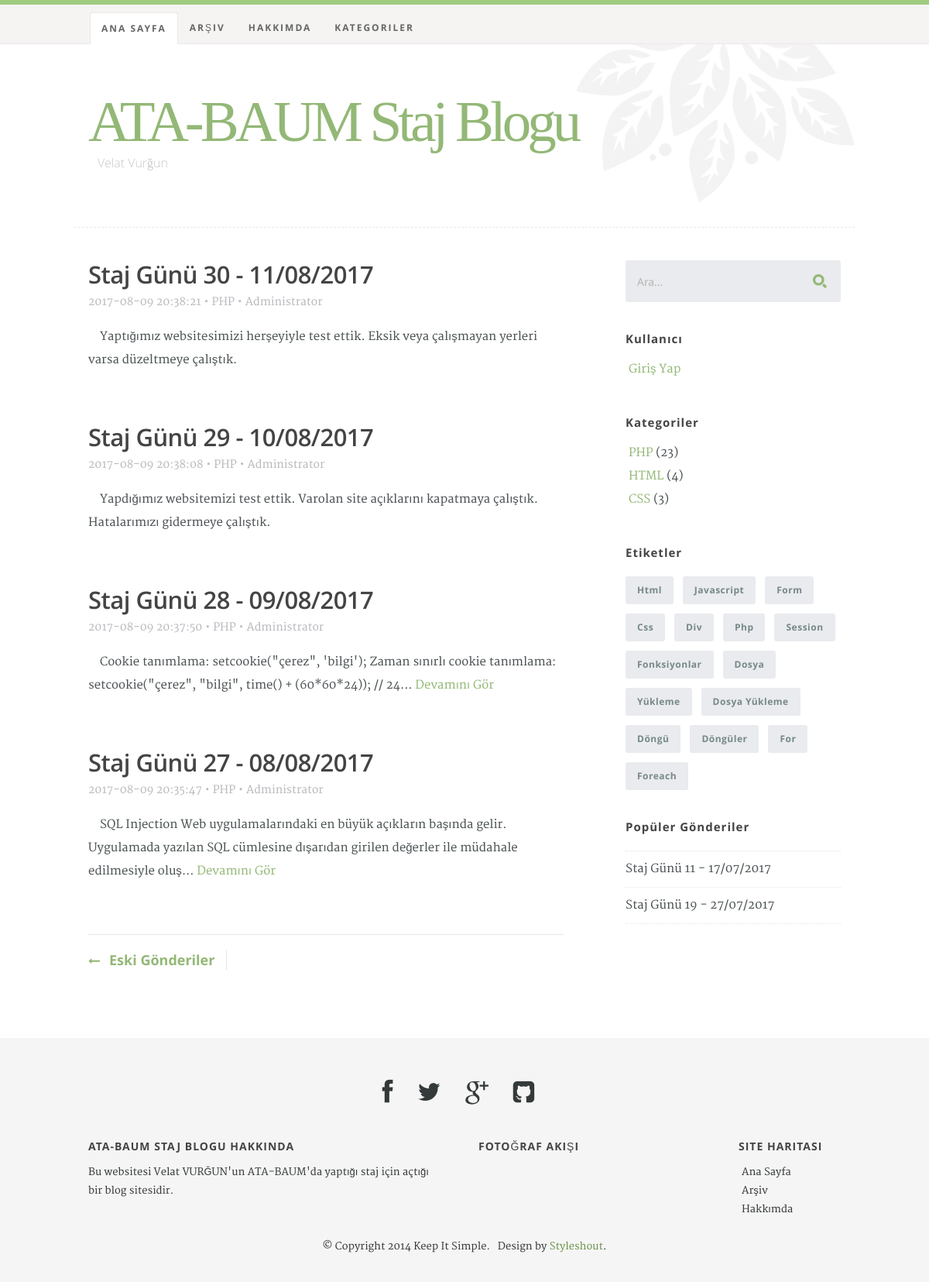
The page / on the database its author committed.
### tables this page shows
CREATE TABLE `website` (
  `id` int(11) NOT NULL,
  `site_basligi` varchar(255) NOT NULL,
  `site_slogani` varchar(255) DEFAULT NULL,
  `site_bilgisi` varchar(255) NOT NULL,
  `site_fb` varchar(255) DEFAULT NULL,
  `site_tw` varchar(255) DEFAULT NULL,
  `site_gp` varchar(255) DEFAULT NULL,
  `site_git` varchar(255) DEFAULT NULL,
  `site_inst` varchar(255) DEFAULT NULL,
  `site_flickr` varchar(255) DEFAULT NULL,
  `site_skype` varchar(255) DEFAULT NULL,
  `hakkimda` text NOT NULL
);

CREATE TABLE `menu` (
  `id` int(11) NOT NULL,
  `adi` varchar(255) NOT NULL,
  `adresi` varchar(255) NOT NULL
);

CREATE TABLE `gonderiler` (
  `id` int(11) NOT NULL,
  `baslik` varchar(255) NOT NULL,
  `icerik` text NOT NULL,
  `zaman` timestamp NOT NULL DEFAULT CURRENT_TIMESTAMP,
  `etiketler` text,
  `yazar` int(11) NOT NULL,
  `kategori` int(11) NOT NULL,
  `gosterim` tinyint(1) NOT NULL DEFAULT '1'
);

CREATE TABLE `kategoriler` (
  `id` int(11) NOT NULL,
  `ad` varchar(255) NOT NULL
);

CREATE TABLE `kullanicilar` (
  `id` int(11) NOT NULL,
  `kAd` varchar(255) NOT NULL,
  `parola` varchar(255) NOT NULL,
  `email` varchar(255) NOT NULL,
  `ad` varchar(255) NOT NULL,
  `soyad` varchar(255) DEFAULT NULL,
  `kTarih` timestamp NOT NULL DEFAULT CURRENT_TIMESTAMP,
  `tip` int(3) NOT NULL DEFAULT '0'
);

### index.php (called while the page is built)
<?php
  require_once "php/database.php";
  include_once "php/header.php";
  include_once "php/content.php";
  include_once "php/sidebar.php";
  include_once "php/footer.php";
?>

### php/functions.php (called while the page is built, shortened)
<?php
  $limitAdet=4;
  $limit='0,'.$limitAdet;
  $karakterLimiti=200;
  function sorgu_calistir($sorgu, $tur, $dizi=""){
    global $db;
    if (!empty($sorgu)) {
      switch ($tur) {
        case 1:
          return $db -> query($sorgu, PDO::FETCH_ASSOC) -> fetch();
          break;
        case 2:
          return $db -> query($sorgu, PDO::FETCH_ASSOC) -> fetchAll();
          break;
      }
    }
  }
?>

### php/content.php (the view, shortened to what this page needs)
<div id="content-wrap">
  <div class="row">
    <div id="main" class="eight columns">
      <?php
        if (!empty($_GET['ara'])) {
          $ara = htmlspecialchars($_GET['ara']);
          print "<h4>Arama sonuçları;</h4><hr />";
          $sorgu = "SELECT g.id, g.baslik, g.icerik, g.zaman, k.ad AS kategori, k.id AS kategoriId, kl.ad AS yazar
                    FROM gonderiler AS g
                    INNER JOIN kategoriler AS k ON g.kategori=k.id
                    INNER JOIN kullanicilar AS kl ON g.yazar=kl.id
                    WHERE g.gosterim=1 AND
                    (g.etiketler LIKE '%$ara%' OR k.ad LIKE '%$ara%' OR g.icerik LIKE '%$ara%' OR g.baslik LIKE '%$ara%' OR kl.ad LIKE '%$ara%')
                    ORDER BY zaman DESC";
        }
        else
          $sorgu = "SELECT g.id, g.baslik, g.icerik, g.zaman, k.ad AS kategori, k.id AS kategoriId, kl.ad AS yazar
                    FROM gonderiler AS g
                    INNER JOIN kategoriler AS k ON g.kategori=k.id
                    INNER JOIN kullanicilar AS kl ON g.yazar=kl.id
                    WHERE g.gosterim=1
                    ORDER BY zaman DESC
                    LIMIT $limit";
        foreach (sorgu_calistir($sorgu, 2) as $gonderi) {
      ?>
      <article class="entry">
        <header class="entry-header">
          <h2 class="entry-title">
            <a href="single.php?gonderiId=<?php print $gonderi['id']; ?>" title="<?php print $gonderi['baslik']; ?>"><?php print $gonderi['baslik']; ?></a>
          </h2>
          <div class="entry-meta">
            <ul>
              <li><?php print $gonderi['zaman']; ?></li>
              <span class="meta-sep">&bull;</span>
              <li><a href="index.php?kategoriId=<?php print $gonderi['kategoriId']; ?>" title="<?php echo $gonderi['kategori']; ?>" rel="category tag"><?php print $gonderi['kategori']; ?></a></li>
              <span class="meta-sep">&bull;</span>
              <li><?php print $gonderi['yazar']; ?></li>
            </ul>
          </div>
        </header>
        <div class="entry-content">
          <p>
            <?php
              if (strlen(strip_tags($gonderi['icerik'])) >= $karakterLimiti) {
                print substr(strip_tags($gonderi['icerik']), 0, $karakterLimiti)."...";
                print '<a href="single.php?gonderiId='.$gonderi['id'].'" title="'.$gonderi['baslik'].'"> Devamını Gör</a>';
              }
              else print strip_tags($gonderi['icerik']);
            ?>
          </p>
        </div>
      </article>
      <?php
        }
        if (!empty($_GET['limitle'])) {
          print '<div class="pagenav"><p>';
          print '<a rel="prev" href="?limitle='.(explode(',',$limit)[0]+$limitAdet).'">Eski Gönderiler</a>';
          print '<a rel="next" href="?limitle='.(explode(',',$limit)[0]-$limitAdet).'">Yeni Gönderiler</a>';
          print "</p></div>";
        }
        elseif (!isset($_GET['ara']) AND !isset($_GET['kategoriId']) AND !isset($_GET['etiket']) AND !isset($_GET['zaman']))
          print '<div class="pagenav"><p><a rel="prev" href="?limitle='.$limitAdet.'">Eski Gönderiler</a></p></div>';
      ?>
    </div>

### php/head.php (shortened to what this page needs)
<html class="no-js" lang="en">
  <head>
    <?php $website_bilgileri = sorgu_calistir("SELECT * FROM website", 1);  ?>
    <link rel="stylesheet" href="css/default.css">
    <link rel="stylesheet" href="css/layout.css">
    <link rel="stylesheet" href="css/media-queries.css">
  </head>

### php/header.php (shortened to what this page needs)
<?php
  include_once "head.php";
?>
<body>
  <header id="top">
    <div class="row">
      <div class="header-content twelve columns">
        <h1 id="logo-text"><a href="index.php" title=""><?php print $website_bilgileri['site_basligi'];  ?></a></h1>
        <p id="intro"><?php print $website_bilgileri['site_slogani'];  ?></p>
      </div>
    </div>
    <nav id="nav-wrap">
      <div class="row">
        <ul id="nav" class="nav">
          <?php $menuler = sorgu_calistir("SELECT * FROM menu ORDER BY id",2); foreach ($menuler as $menu) { ?>
            <li <?php if($_SERVER['PHP_SELF'] == $menu['adresi'] AND empty(isset($_GET['kategoriId']))) print "class='current'"; ?>><a href='<?php print $menu['adresi']; ?>'><?php print $menu['adi']; ?></a></li>
          <?php } ?>
          <li class="has-children <?php if ($_SERVER['PHP_SELF'] == "/index.php" AND !empty(isset($_GET['kategoriId']))) print "current";   ?>"><a href="#">Kategoriler</a>
          </li>
        </ul>
      </div>
    </nav>
  </header>

### php/sidebar.php (shortened to what this page needs)
<div id="sidebar" class="four columns">
  <div class="widget widget_search">
    <form action="index.php" method="GET">
      <input type="text" name="ara" value="Ara..." onblur="if(this.value == '') { this.value = 'Ara...'; }" onfocus="if (this.value == 'Ara...') { this.value = ''; }" class="text-search">
      <input type="submit" value="" class="submit-search">
    </form>
  </div>
  <div class="widget widget_text group">
    <h3>Kullanıcı</h3>
    <ul>
      <?php
        if (isset($_SESSION['kAd'])) {
          print '<li>'.$_SESSION['kAd'].' - '.$_SESSION['ad']." ".$_SESSION['soyad'].'</li>';
          if ($_SESSION['tip'] == '1')
            print "<li><a href=$yPanel>Yönetim Paneli</a></li>";
          print "<li><a href='?cikis=true'>Çıkış Yap</a></li>";
        }
        else print '<li><a href="login.php">Giriş Yap</a></li>';
      ?>
    </ul>
  </div>
  <div class="widget widget_categories group">
    <h3>Kategoriler</h3>
    <ul>
      <?php
        $kategoriler = sorgu_calistir("SELECT COUNT(k.ad) AS adet, k.id, k.ad FROM gonderiler AS g INNER JOIN kategoriler AS k ON g.kategori=k.id WHERE g.gosterim=1 GROUP BY k.id ORDER BY adet DESC", 2);
        foreach ($kategoriler as $kategori) {
          print '<li><a href=index.php?kategoriId='.$kategori['id']. ' title=\''.$kategori['ad'].'\'>'.$kategori['ad'].'</a> ('.$kategori['adet'].')</li>';
        }
      ?>
    </ul>
  </div>
  <div class="widget widget_tags">
    <h3>Etiketler</h3>
    <div class="tagcloud group">
    <?php
      $dizi = array();
      $etiketler = sorgu_calistir("SELECT etiketler
                                    FROM gonderiler
                                    WHERE gosterim=1;", 2);
      foreach ($etiketler as $row) {
        foreach (explode(', ', $row['etiketler']) as $etiket) {
          if (!in_array($etiket, $dizi))
            $dizi[]=$etiket;
        }
      }
      for ($i=0; $i < count($dizi); $i++) {
        if ($i>=15) break;
        print "<a href='index.php?etiket=$dizi[$i]'>$dizi[$i]</a>";
      }
    ?>
    </div>
  </div>
  <div class="widget widget_popular">
    <h3>Popüler Gönderiler</h3>
    <ul class="link-list">
      <?php $populer_posts = sorgu_calistir("SELECT COUNT(y.gonderi) AS adet, g.id AS id, g.baslik AS baslik
                                              FROM gonderiler AS g
                                              INNER JOIN yorumlar AS y ON y.gonderi=g.id
                                              WHERE y.onay=1
                                              GROUP BY y.gonderi
                                              ORDER BY adet DESC
                                              LIMIT 0,5",2); ?>
      <?php foreach ($populer_posts as $post) { ?>
        <li><a href="single.php?gonderiId=<?php print $post['id']; ?>"><?php print $post['baslik']; ?></a></li>
      <?php } ?>
    </ul>
  </div>
</div>
</div>
</div>

### php/footer.php (shortened to what this page needs)
    <footer>
      <div class="row">
        <div class="twelve columns">
          <ul class="social-links">
            <?php
              if (!empty($website_bilgileri["site_fb"]))
                print "<li><a target='_blank' href='https://www.facebook.com/".$website_bilgileri['site_fb']."'><i class='fa fa-facebook'></i></a></li>";
              if (!empty($website_bilgileri["site_tw"]))
                print "<li><a target='_blank' href='http://twittter.com/".$website_bilgileri['site_tw']."'><i class='fa fa-twitter'></i></a></li>";
              if (!empty($website_bilgileri["site_gp"]))
                print "<li><a target='_blank' href='https://plus.google.com/".$website_bilgileri['site_gp']."'><i class='fa fa-google-plus'></i></a></li>";
              if (!empty($website_bilgileri["site_git"]))
                print "<li><a target='_blank' href='https://github.com/".$website_bilgileri['site_git']."'><i class='fa fa-github-square'></i></a></li>";
            ?>
          </ul>
        </div>
        <div class="six columns info">
          <h3><?php print $website_bilgileri['site_basligi']; ?> hakkında</h3>
          <p><?php print $website_bilgileri['site_bilgisi']; ?></p>
        </div>
        <div class="four columns">
          <h3>Fotoğraf Akışı</h3>
        </div>
        <div class="two columns">
          <h3 class="social">Site haritası</h3>
          <ul class="navigate group">
            <?php $menuler = sorgu_calistir("SELECT * FROM menu ORDER BY id",2); foreach ($menuler as $menu) { ?>
              <li><a href='<?php print $menu['adresi']; ?>'><?php print $menu['adi']; ?></a></li>
            <?php } ?>
          </ul>
        </div>
        <p class="copyright">&copy; Copyright 2014 Keep It Simple. &nbsp; Design by <a title="Styleshout" href="http://www.styleshout.com/">Styleshout</a>.</p>
      </div>
    </footer>
  </body>
</html>

### css/default.css (style rules this page uses)
html, body, div, span, object, iframe, h1, h2, h3, h4, h5, h6, p, blockquote, pre, abbr, address, cite, code, del, dfn, em, img, ins, kbd, q, samp, small, strong, sub, sup, var, b, i, dl, dt, dd, ol, ul, li, fieldset, form, label, legend, table, caption, tbody, tfoot, thead, tr, th, td, article, aside, canvas, details, figcaption, figure, footer, header, hgroup, menu, nav, section, summary, time, mark, audio, video { margin: 0; padding: 0; border: 0; outline: 0; font-size: 100%; vertical-align: baseline; background: transparent; }
article,aside,details,figcaption,figure, footer,header,hgroup,menu,nav,section { display: block; }
*, *:before, *:after { -moz-box-sizing: border-box; -webkit-box-sizing: border-box; box-sizing: border-box; }
html { font-size: 62.5%; }
body { background: #fff; font-family: 'merriweather-regular', sans-serif; font-weight: normal; font-size: 15px; line-height: 30px; color: #4A5153; -webkit-font-smoothing: antialiased; -webkit-text-size-adjust: 100%; }
h1, h2, h3, h4, h5, h6 { color: #444; font-family: 'opensans-semibold', sans-serif; font-weight: normal; text-rendering: optimizeLegibility; }
h1 a, h2 a, h3 a, h4 a, h5 a, h6 a { font-weight: inherit; }
h1 { font-size: 38px; line-height: 42px; margin-bottom: 12px; letter-spacing: -1px; }
h2 { font-size: 28px; line-height: 36px; margin-bottom: 6px; }
h3 { font-size: 22px; line-height: 30px; margin-bottom: 12px; }
p { margin: 0 0 30px 0; }
a, a:visited { text-decoration: none; outline: 0; color: #93B876; -webkit-transition: color .3s ease-in-out; -moz-transition: color .3s ease-in-out; -o-transition: color .3s ease-in-out; transition: color .3s ease-in-out; }
p a, p a:visited { line-height: inherit; }
ul, ol { margin-bottom: 24px; margin-top: 12px; }
ul { list-style: none }
ul li { padding-left: 4px; }
.button, .button:visited, button, input[type="submit"], input[type="reset"], input[type="button"] { font: 14px/30px 'opensans-bold', sans-serif; background: #9CCF5F; color: #fff; display: inline-block; text-decoration: none; padding: 12px 20px; margin-bottom: 18px; border: none; cursor: pointer; height: auto; text-transform: uppercase; letter-spacing: 2px; text-align: center; -webkit-transition: all .2s ease-in-out; -moz-transition: all .2s ease-in-out; -o-transition: all .2s ease-in-out; -ms-transition: all .2s ease-in-out; transition: all .2s ease-in-out; border-radius: 3px; }
form { margin-bottom: 24px; }
input, button { -webkit-font-smoothing: antialiased; }
input[type="text"], input[type="password"], input[type="email"], textarea, select { display: block; padding: 12px 15px; margin: 0 0 24px 0; border: 0; outline: none; vertical-align: middle; max-width: 100%; background: #E9EBEE; color: #B1B1B1; font-family: 'opensans-regular', sans-serif; font-size: 14px; line-height: 30px; height: 54px; border-radius: 3px; }
.row { width: 94%; max-width: 1008px; margin: 0 auto; }
.row:before, .row:after { content: " "; display: table; }
.row:after { clear: both; }
.column, .columns { position: relative; padding: 0 18px; min-height: 1px; float: left; }
[class*="column"] + [class*="column"]:last-child { float: right; }
.two, .row .two { width: 16.66667%; }
.four, .row .four { width: 33.33333%; }
.six, .row .six { width: 50%; }
.eight, .row .eight { width: 66.66667%; }
.twelve, .row .twelve { width: 100%; }
.group:before, .group:after { content: " "; display: table; }
.group:after { clear: both; }

### css/media-queries.css (style rules this page uses)
@media only screen and (min-width: 768px) { #nav-wrap ul#nav { display: block !important; } }

### rows shown on the page
website: site_basligi "ATA-BAUM Staj Blogu", site_slogani "Velat Vurğun", site_basligi "ATA-BAUM STAJ BLOGU", site_bilgisi "Bu websitesi Velat VURĞUN'un ATA-BAUM'da yaptığı staj için açtığı bir blog sitesidir."
menu: adi "ANA SAYFA", adi "Ana Sayfa"
menu: adi "ARŞIV", adi "Arşiv"
menu: adi "HAKKIMDA", adi "Hakkımda"
gonderiler: baslik "Staj Günü 30 - 11/08/2017", zaman "2017-08-09 20:38:21", kategori.ad "PHP", yazar.ad "Administrator", icerik "Yaptığımız websitesimizi herşeyiyle test ettik. Eksik veya çalışmayan yerleri varsa düzeltmeye çalıştık."
gonderiler: baslik "Staj Günü 29 - 10/08/2017", zaman "2017-08-09 20:38:08", kategori.ad "PHP", yazar.ad "Administrator", icerik "Yapdığımız websitemizi test ettik. Varolan site açıklarını kapatmaya çalıştık. Hatalarımızı gidermeye çalıştık."
gonderiler: baslik "Staj Günü 28 - 09/08/2017", zaman "2017-08-09 20:37:50", kategori.ad "PHP", yazar.ad "Administrator", icerik "Cookie tanımlama: setcookie(\"çerez\", 'bilgi'); Zaman sınırlı cookie tanımlama: setcookie(\"çerez\", \"bilgi\", time() + (60*60*24)); // 24"
gonderiler: baslik "Staj Günü 27 - 08/08/2017", zaman "2017-08-09 20:35:47", kategori.ad "PHP", yazar.ad "Administrator", icerik "SQL Injection Web uygulamalarındaki en büyük açıkların başında gelir. Uygulamada yazılan SQL cümlesine dışarıdan girilen değerler ile müdahale edilmesiyle oluş"
kategoriler: ad "PHP", adet "23"
kategoriler: ad "HTML", adet "4"
kategoriler: ad "CSS", adet "3"
gonderiler: baslik "Staj Günü 11 - 17/07/2017"
gonderiler: baslik "Staj Günü 19 - 27/07/2017"

### other values the page prints
$dizi[$i] "Html"
$dizi[$i] "Javascript"
$dizi[$i] "Form"
$dizi[$i] "Css"
$dizi[$i] "Div"
$dizi[$i] "Php"
$dizi[$i] "Session"
$dizi[$i] "Fonksiyonlar"
$dizi[$i] "Dosya"
$dizi[$i] "Yükleme"
$dizi[$i] "Dosya Yükleme"
$dizi[$i] "Döngü"
$dizi[$i] "Döngüler"
$dizi[$i] "For"
$dizi[$i] "Foreach"
